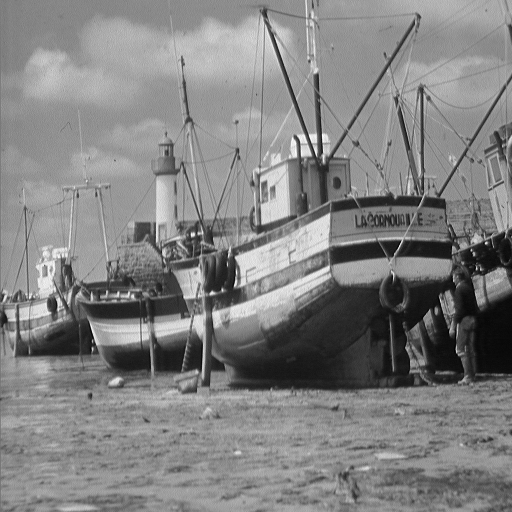
%> input picture 2nd_sem_grad/IMAGEPROCESSING/BenLarson_Hm1/boat.png, 512 x 512 px
$ octave IOdemo.m   (GNU Octave 9; MATLAB toolbox functions it lacks are replaced by stand-ins)
%> lines starting %> are read from the running program, lines starting %| are printed output that depends on the picture
clear;
close all;
I=imread('boat.png');
%> I is the input picture: size 512x512 uint8; min 0, max 255, mean 129.7
figure(1);image(I);colormap gray;
figure(2);imagesc(I);colormap gray;
min(I(:))
%> ans = 0
max(I(:))
%> ans = 255
%%
I=double(I);
%> I: size 512x512 double
I=I/255;
min(I(:))
%> ans = 0
max(I(:))
%> ans = 1
Inoisy = I + 0.05*randn(size(I));
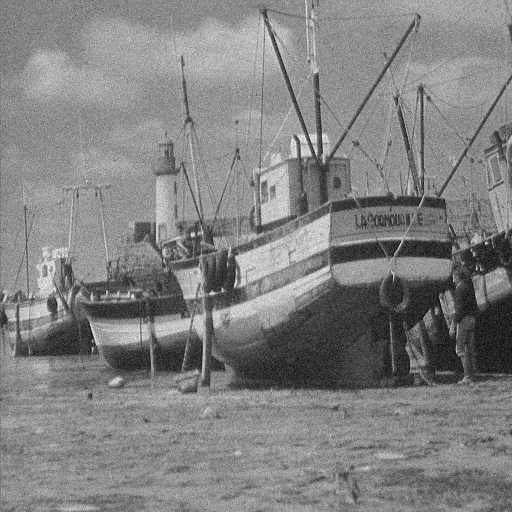
%> Inoisy: size 512x512 double; min -0.123, max 1.12, mean 0.509; drawn with min black and max white
minI = min(Inoisy(:))
%> minI = -0.123
maxI = max(Inoisy(:))
%> maxI = 1.12
figure(1);imagesc(I)
figure(2);imagesc(Inoisy)
%%
close all;
subplot(2,2,1);
imagesc(I);colormap gray;

Idownsampled2 = I(1:2:end,1:2:end);
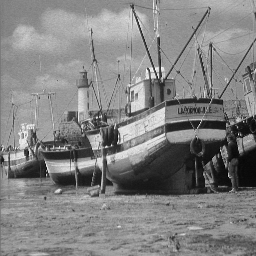
%> Idownsampled2: size 256x256 double; min 0, max 0.988, mean 0.509
subplot(2,2,2);
imagesc(Idownsampled2)

Idownsampled4 = Idownsampled2(1:2:end,1:2:end);
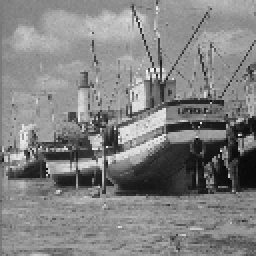
%> Idownsampled4: size 128x128 double (shown 2 times larger); min 0.00784, max 0.988, mean 0.51
subplot(2,2,3);
imagesc(Idownsampled4)

Idownsampled8 = Idownsampled4(1:2:end,1:2:end);
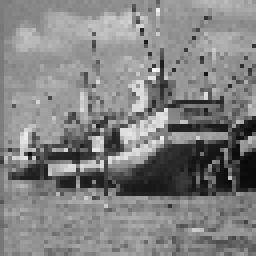
%> Idownsampled8: size 64x64 double (shown 4 times larger); min 0.0314, max 0.965, mean 0.509
subplot(2,2,4);
imagesc(Idownsampled8)
whos
%%
figure(2);
subplot(2,2,1);
imagesc(I);colormap gray;

Idecimated2 = 0.25*(I(1:2:end,1:2:end)+I(2:2:end,1:2:end)+I(1:2:end,2:2:end)+I(2:2:end,2:2:end));
subplot(2,2,2);
imagesc(Idecimated2)

Idecimated4 = 0.25*(Idecimated2(1:2:end,1:2:end)+Idecimated2(2:2:end,1:2:end)+Idecimated2(1:2:end,2:2:end)+Idecimated2(2:2:end,2:2:end));
subplot(2,2,3);
imagesc(Idecimated4)

Idecimated8 = 0.25*(Idecimated4(1:2:end,1:2:end)+Idecimated4(2:2:end,1:2:end)+Idecimated4(1:2:end,2:2:end)+Idecimated4(2:2:end,2:2:end));
subplot(2,2,4);
imagesc(Idecimated8)
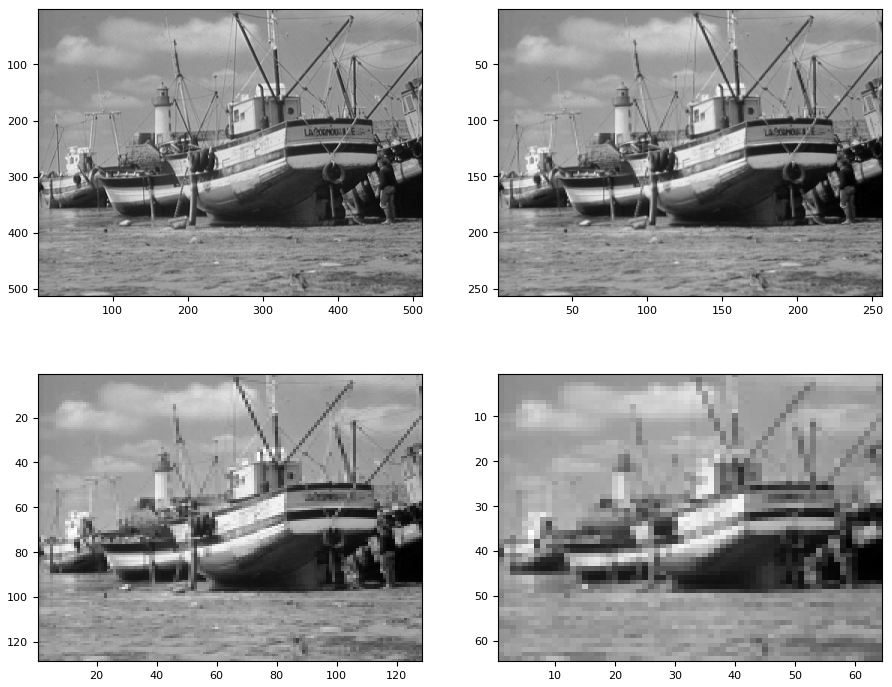
%> figure redrawn from the program's plot data, 4 panels
